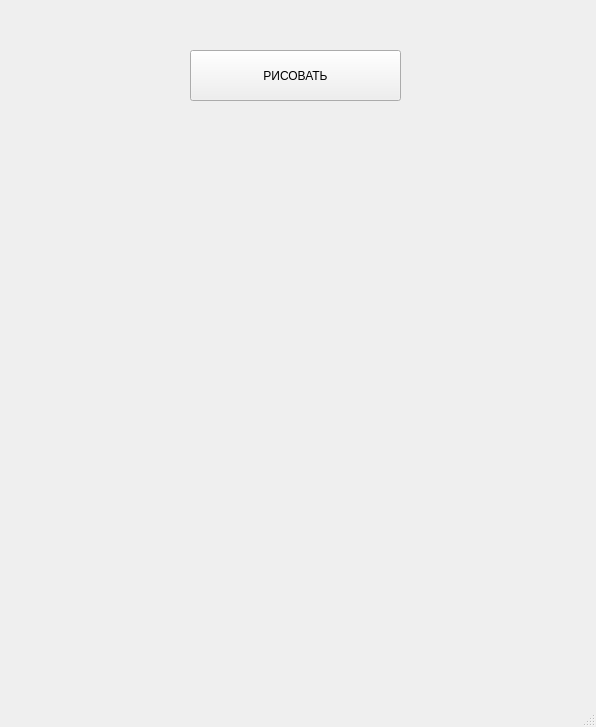
<?xml version="1.0" encoding="UTF-8"?>
<ui version="4.0">
 <class>MainWindow</class>
 <widget class="QMainWindow" name="MainWindow">
  <property name="geometry">
   <rect>
    <x>0</x>
    <y>0</y>
    <width>596</width>
    <height>727</height>
   </rect>
  </property>
  <property name="windowTitle">
   <string>Circles</string>
  </property>
  <widget class="QWidget" name="centralwidget">
   <widget class="QPushButton" name="pushButton">
    <property name="geometry">
     <rect>
      <x>190</x>
      <y>50</y>
      <width>211</width>
      <height>51</height>
     </rect>
    </property>
    <property name="text">
     <string>РИСОВАТЬ</string>
    </property>
   </widget>
  </widget>
  <widget class="QStatusBar" name="statusbar"/>
 </widget>
 <resources/>
 <connections/>
</ui>
